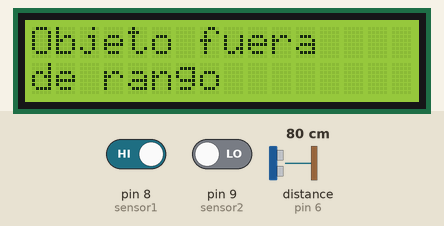
Simulated run of this sketch. Board: Arduino Uno, built with avr-gcc and run on an emulated ATmega328P. Shown: 16×2 character LCD. Wiring (inferred from the names in the program): ultrasonic range finder: trigger pin 7; echo pin 6. The test bench sets the inputs (shaded band); at power-on: distance to the obstacle (sensor on pin 6) 80 cm, pin 8 (sensor1) HIGH, pin 9 (sensor2) LOW. The echo pulse lasts 58.3 µs per cm; what the sketch prints to the serial monitor is not drawn.

Above: at 3.2 s.
3.3 s: distance to the obstacle (sensor on pin 6) set to 18 cm
At 5.5 s:
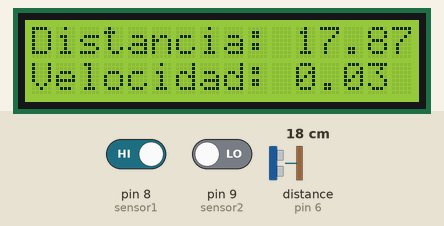
6.3 s: distance to the obstacle (sensor on pin 6) set to 35 cm
At 7.7 s:
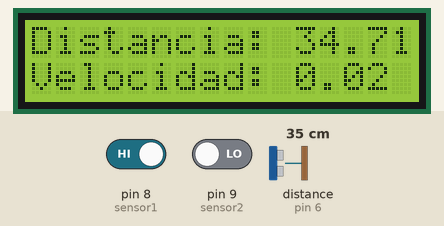
9.3 s: pin 8 (sensor1) driven LOW
At 10.3 s:
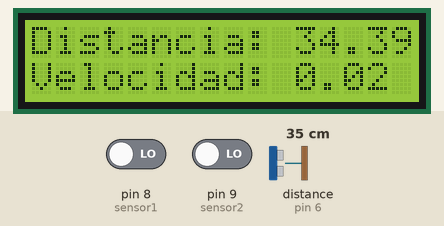
11.0 s: pin 8 (sensor1) driven HIGH
At 11.7 s:
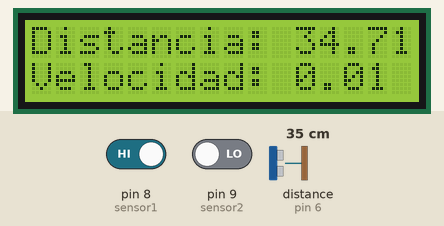
14.0 s: pin 9 (sensor2) driven HIGH
At 14.8 s:
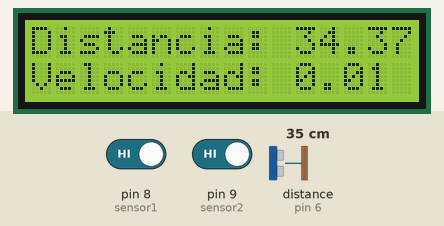
15.7 s: distance to the obstacle (sensor on pin 6) set to 2 cm
At 16.2 s:
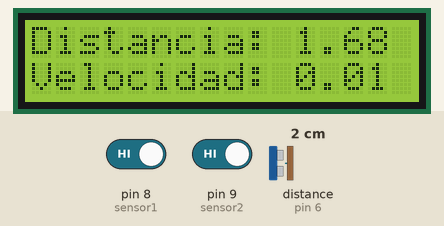
Timing chart, 0 to 18.3 s (numbered marks = the images above; inputs shaded):
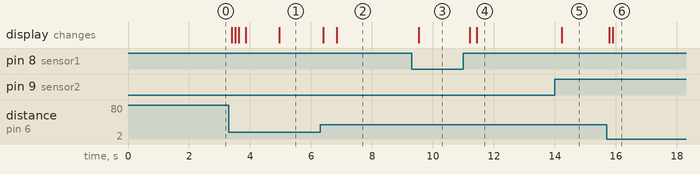

Measured:
- after the input at 3.3 s, the display: first changes after 0.11 s (image 1 shows a later state)
- after the input at 6.3 s, the display: first changes after 0.10 s (image 2 shows a later state)
- after the input at 9.3 s, the display: changes after 0.23 s (image 3)
- after the input at 11.0 s, the display: first changes after 0.21 s (image 4 shows a later state)
- after the input at 14.0 s, the display: changes after 0.22 s (image 5)
- after the input at 15.7 s, the display: first changes after 0.09 s (image 6 shows a later state)

The sketch:

codigorfinal.ino
```cpp
#include <LiquidCrystal.h>

// Inicialización del objeto LiquidCrystal para controlar la pantalla LCD
LiquidCrystal lcd(12, 11, 5, 4, 3, 2);

// Definición de los pines utilizados
const int trigPin = 7;         // Pin de salida para el sensor de ultrasonidos (trig)
const int echoPin = 6;         // Pin de entrada para el sensor de ultrasonidos (echo)
const int sensor1 = 8;         // Pin de entrada para el primer sensor de velocidad
const int sensor2 = 9;         // Pin de entrada para el segundo sensor de velocidad
const int ledRojo = 2;         // Pin de salida para el LED rojo
const int ledAmarillo = 3;     // Pin de salida para el LED amarillo
const int ledVerde = 4;        // Pin de salida para el LED verde

// Variables para el cálculo de la velocidad
unsigned long t1 = 0;
unsigned long t2 = 0;
unsigned long delta_t = 0;
float velocidad = 0.0;

void setup() {
  // Inicialización de la comunicación serial
  Serial.begin(9600);

  // Configuración de los pines
  pinMode(trigPin, OUTPUT);
  pinMode(echoPin, INPUT);
  pinMode(sensor1, INPUT);
  pinMode(sensor2, INPUT);
  pinMode(ledRojo, OUTPUT);
  pinMode(ledAmarillo, OUTPUT);
  pinMode(ledVerde, OUTPUT);

  // Inicialización de la pantalla LCD
  lcd.begin(16, 2);  // Inicializa la LCD con 16 columnas y 2 filas
  lcd.print("Objeto fuera");  // Muestra el mensaje inicial
  lcd.setCursor(0, 1);
  lcd.print("de rango");
  delay(2000);  // Muestra el mensaje durante 2 segundos
}

void loop() {
  // Sensor de ultrasonidos
  digitalWrite(trigPin, LOW);
  delayMicroseconds(2);
  digitalWrite(trigPin, HIGH);
  delayMicroseconds(10);
  digitalWrite(trigPin, LOW);
  unsigned long duration = pulseIn(echoPin, HIGH);
  float distance = duration * 0.034 / 2;

  // Sensores de velocidad
  int valor1 = digitalRead(sensor1);
  int valor2 = digitalRead(sensor2);

  // Lectura de los estados de los LEDs
  int rojo = digitalRead(ledRojo);
  int amarillo = digitalRead(ledAmarillo);
  int verde = digitalRead(ledVerde);

  // Cálculo de la velocidad
  if (valor1 == LOW && valor2 == HIGH) {
    t1 = micros();
  }

  if (valor1 == HIGH && valor2 == LOW) {
    t2 = micros();
    delta_t = t2 - t1;
    velocidad = 170000.0 / delta_t;  // La distancia entre los sensores es de 17 cm, se multiplica por 100 para convertir a cm/s
  }

  // Impresión de los resultados en el Monitor Serial
  Serial.print("Distancia: ");
  Serial.print(distance);
  Serial.print(" cm");
  Serial.print("\tVelocidad: ");
  Serial.print(velocidad);
  Serial.println(" cm/s");

  // Mostrar los resultados en la pantalla LCD
  lcd.clear();
  if (distance <= 55) {
    lcd.print("Distancia: ");
    lcd.print(distance);
    lcd.print(" cm");
    lcd.setCursor(0, 1);
    lcd.print("Velocidad: ");
    lcd.print(velocidad);
    lcd.print(" cm/s");
  } else {
    lcd.print("Objeto fuera");
    lcd.setCursor(0, 1);
    lcd.print("de rango");
  }

  delay(100);
}
```
